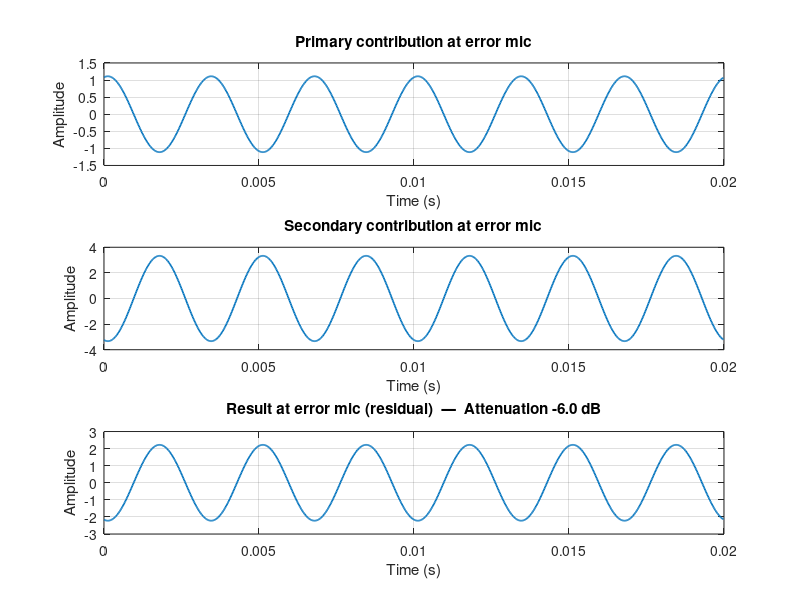

This chart was generated by the following MATLAB code:
%% -------------------------------------------------------------
% Simple 1-D feed-forward ANC simulation (no adaptation)
% - Primary source: single sinusoid
% - Secondary source: phase- and gain-matched to cancel at error mic
% - Propagation model: pure delay + 1/r amplitude (free field)
% --------------------------------------------------------------

clear; clc;

%% Geometry (along a vertical line, in meters)
% You can tweak these to match your sketch.
y_P  = 0.00;   % Primary source position
y_r  = 0.10;   % Reference microphone near the primary
y_S  = 0.60;   % Secondary source below primary
y_e  = 0.90;   % Error microphone near the secondary

c = 343;       % speed of sound (m/s)

% Distances from sources to microphones
d_P_r = abs(y_P - y_r);   % primary -> ref mic
d_P_e = abs(y_P - y_e);   % primary -> error mic
d_S_r = abs(y_S - y_r);   % secondary -> ref mic (not used for control here)
d_S_e = abs(y_S - y_e);   % secondary -> error mic

% Delays (seconds)
tau_P_r = d_P_r / c;
tau_P_e = d_P_e / c;
tau_S_r = d_S_r / c;
tau_S_e = d_S_e / c;

% Path gains with simple 1/r amplitude spreading (avoid div-by-zero)
G_P_r = 1 / max(d_P_r, 1e-6);
G_P_e = 1 / max(d_P_e, 1e-6);
G_S_r = 1 / max(d_S_r, 1e-6);
G_S_e = 1 / max(d_S_e, 1e-6);

%% Signal setup
fs   = 48e3;        % sample rate
T    = 0.5;         % duration (s)
t    = (0:1/fs:T-1/fs).';  %#ok<*NASGU> column vector
f0   = 300;         % primary tone frequency (Hz)
A_P  = 1.0;         % primary source amplitude (arbitrary units)

omega = 2*pi*f0;

% Primary source signal at its origin
xP = A_P * sin(omega * t);

% What arrives at the error mic from the primary (for reference):
xP_e = G_P_e * sin(omega * (t - tau_P_e));

%% Choose the secondary-drive so that cancellation happens at the error mic
% We want: G_S_e * xS_at_source(t - tau_S_e)  =  - G_P_e * sin(omega*(t - tau_P_e))
% A sufficient choice is:
%   xS_at_source(t) = (G_P_e/G_S_e) * sin( omega*(t - (tau_P_e - tau_S_e)) + pi )
% After the secondary’s delay tau_S_e, it arrives anti-phase and matched in amplitude.

xS = (G_P_e / G_S_e) * sin( omega * ( t - (tau_P_e - tau_S_e) ) + pi );

% Signals at microphones (superposition)
% Reference mic (to visualize; not used for control in this simple demo)
x_ref_from_P = G_P_r * sin(omega*(t - tau_P_r));
x_ref_from_S = G_S_r * sin(omega*(t - tau_S_r) + pi + omega*( - (tau_P_e - tau_S_e) )); % propagated sec tone
x_ref_total  = x_ref_from_P + x_ref_from_S;

% Error mic
x_err_from_P = xP_e;                                        % already computed
x_err_from_S = G_S_e * sin( omega*(t - tau_S_e - (tau_P_e - tau_S_e)) + pi );
x_err_total  = x_err_from_P + x_err_from_S;                 % should cancel

%% Optional: add small measurement noise
sigma_n = 0.00;                         % set e.g. 0.01 to see robustness
x_ref_total = x_ref_total + sigma_n*randn(size(t));
x_err_total = x_err_total + sigma_n*randn(size(t));

%% Evaluate cancellation level at the error mic
rms_primary_at_e = rms(x_err_from_P);
rms_residual     = rms(x_err_total);
atten_dB         = 20*log10( max(rms_primary_at_e,1e-12) / max(rms_residual,1e-12) );

fprintf('Distances: P->e=%.3f m, S->e=%.3f m\n', d_P_e, d_S_e);
fprintf('Delays:    tau_Pe=%.6f s, tau_Se=%.6f s\n', tau_P_e, tau_S_e);
fprintf('ANC residual @ error mic: %.3f (RMS)  | attenuation = %.2f dB\n', ...
        rms_residual, atten_dB);

%% Plot
Nshow = min(length(t), round(6/f0*fs));       % show ~6 cycles
ts = t(1:Nshow);

figure('Color','w'); 
subplot(3,1,1);
plot(ts, x_err_from_P(1:Nshow), 'LineWidth', 1.25); grid on;
title('Primary contribution at error mic');
xlabel('Time (s)'); ylabel('Amplitude');

subplot(3,1,2);
plot(ts, x_err_from_S(1:Nshow), 'LineWidth', 1.25); grid on;
title('Secondary contribution at error mic');
xlabel('Time (s)'); ylabel('Amplitude');

subplot(3,1,3);
plot(ts, x_err_total(1:Nshow), 'LineWidth', 1.25); grid on;
title(sprintf('Result at error mic (residual)  —  Attenuation %.1f dB', atten_dB));
xlabel('Time (s)'); ylabel('Amplitude');

%% Notes:
% 1) This is a *non-adaptive* analytic solution for a single tone: we know f0 and
%    the geometry, so we pre-set the secondary’s amplitude and phase.
% 2) For broadband or drifting tones, use feedforward FxLMS (adaptive) instead.
% 3) You can move y_r, y_S, y_e to see how geometry & delays affect cancellation.
